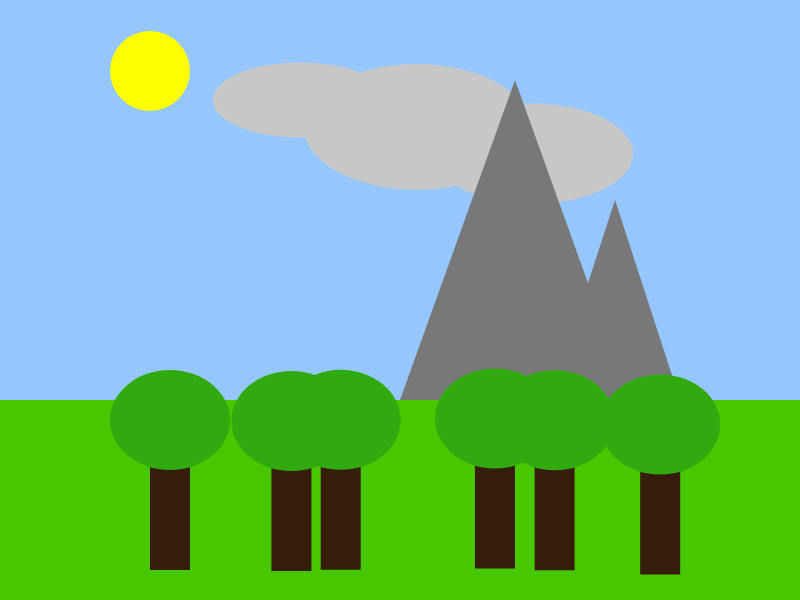
Frame 1 (no input)
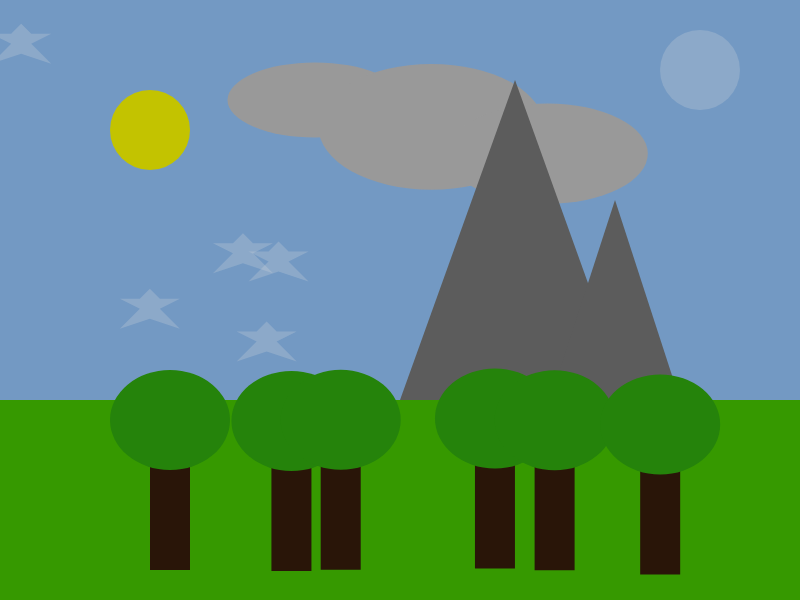
Frame 60 (no input)
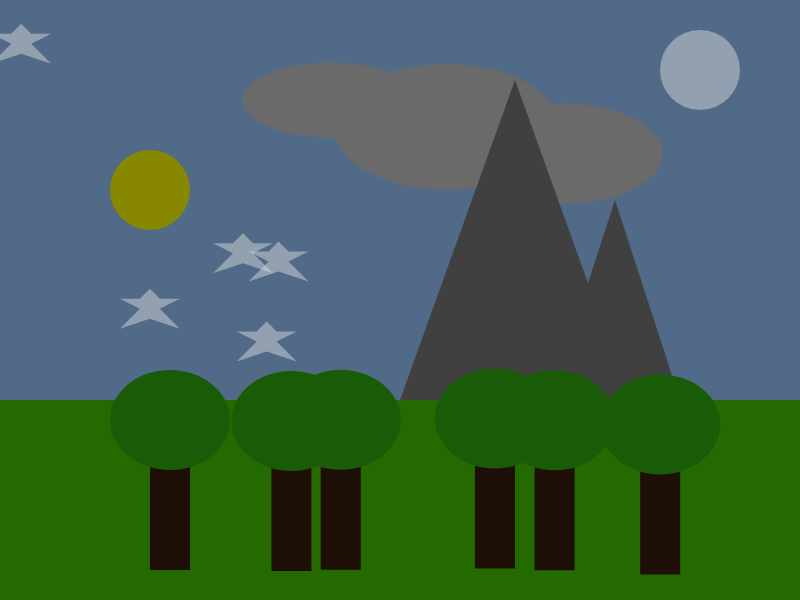
Frame 120 (the mouse pressed at the canvas centre since frame 60)

The p5.js sketch that drew these frames (run headless with seeded random() and noise() and a simulated clock; from frame 60 on, the mouse is pressed at the canvas centre):

// p5.js sketch
// ── sketch.js
const canopyOffset = 20;
var groundHeight;
var mountain1;
var mountain2;

var tree;
var forestRandValuesX;
var forestRandValuesY;

var starsRandValuesX;
var starsRandValuesY
var moon;
var sun;
var darkness;

var cloud;

function setup() {
	createCanvas(800, 600);
	//set the groundHeight proportional to the canvas size
	groundHeight = (height / 3) * 2;
	//NEW: add random x and y values for our little forest
	forestRandValuesX = [random(50, 150), random(150, 250), random(250, 350), random(350, 450), random(450, 500)];
	forestRandValuesY = [random(15, -5), random(15, -5), random(15, -5), random(15, -5), random(15, -5)];
	//NEW: make random values for stars
	starsRandValuesX = [random(0, 350), random(0, 350), random(0, 350), random(0, 350),random(0, 350)];
	starsRandValuesY = [random(0, groundHeight - 55), random(0, groundHeight - 55), random(0, groundHeight - 55), random(0, groundHeight - 55),random(0, groundHeight - 55)];
	//NEW: Make drifting clouds
	cloud = {
		x: 300,
		y: 100,
		offsetX: random(200, 300),
		offsetY: random(100,50),
		width: 175,
		height: 75,
		offsetScale: random(25,80)
	}
	//initalise the mountain objects with properties to help draw them to the canvas
	mountain1 = {
		x: 400,
		y: groundHeight,
		height: 320,
		width: 230
	};
	mountain2 = {
		x: 550,
		y: groundHeight,
		height: 200,
		width: 130
	};

	//initalise the tree object
	tree = {
		x: 150,
		y: groundHeight + 20,
		trunkWidth: 40,
		trunkHeight: 150,
		canopyWidth: 120,
		canopyHeight: 100
	};

	//initalise the sun 
	sun = {
		x: 150,
		y: 70,
		diameter: 80
	};

	//TASK: intialise a moon object with an extra property for brightness
	moon = {
		x: 700,
		y: 70,
		diameter: 80,
		brightness: 0
	}

	//set the initial darkness
	darkness = 0;
}



function draw() {
	//TASK: update the values for the moons brightness, the sun's position and the darkness.
	//You can either map this to the mouse's location (i.e. the futher left the mouse is the more daylight) 
	//or you can just change the values gradually over time.
	//NEW: make cloud x drift
	cloud.x+= .25;
	console.log('hello console');
	sun.y++;
	darkness = min(darkness + 1, 210);
	moon.brightness++;

	//draw the sky
	background(150, 200, 255);
	noStroke();

	//draw the sun
	fill(255, 255, 0);
	ellipse(sun.x, sun.y, sun.diameter);


	//draw the ground and make it green
	fill(70, 200, 0);
	rect(0, groundHeight, width, height - groundHeight);

	//NEW: Draw the clouds

	fill(200, 200, 200);
	ellipse(cloud.x, cloud.y, cloud.width, cloud.height);
	ellipse(cloud.x + cloud.offsetX/2, cloud.y + cloud.offsetY/2, cloud.width + cloud.offsetScale,cloud.height + cloud.offsetScale);
	ellipse(cloud.x + cloud.offsetX, cloud.y + cloud.offsetY, cloud.width + cloud.offsetScale/2,cloud.height + cloud.offsetScale/2);
	//draw the mountains
	fill(120);
	triangle(mountain1.x, mountain1.y,
		mountain1.x + mountain1.width, mountain1.y,
		mountain1.x + (mountain1.width / 2), mountain1.y - mountain1.height);

	triangle(mountain2.x, mountain2.y,
		mountain2.x + mountain2.width, mountain2.y,
		mountain2.x + (mountain2.width / 2), mountain2.y - mountain2.height);

	//TASK: You can draw the tree yourself

	fill(54, 28, 11);
	rect(tree.x, tree.y, tree.trunkWidth, tree.trunkHeight);
	rect(tree.x + forestRandValuesX[0], tree.y + forestRandValuesY[0], tree.trunkWidth, tree.trunkHeight);
	rect(tree.x + forestRandValuesX[1], tree.y + forestRandValuesY[1], tree.trunkWidth, tree.trunkHeight);
	rect(tree.x + forestRandValuesX[2], tree.y + forestRandValuesY[2], tree.trunkWidth, tree.trunkHeight);
	rect(tree.x + forestRandValuesX[3], tree.y + forestRandValuesY[3], tree.trunkWidth, tree.trunkHeight);
	rect(tree.x + forestRandValuesX[4], tree.y + forestRandValuesY[4], tree.trunkWidth, tree.trunkHeight);

	fill(48, 171, 14);
	ellipse(tree.x + canopyOffset, tree.y, tree.canopyWidth, tree.canopyHeight);
	ellipse(tree.x + canopyOffset + forestRandValuesX[0], tree.y + forestRandValuesY[0], tree.canopyWidth, tree.canopyHeight);
	ellipse(tree.x + canopyOffset + forestRandValuesX[1], tree.y + forestRandValuesY[1], tree.canopyWidth, tree.canopyHeight);
	ellipse(tree.x + canopyOffset + forestRandValuesX[2], tree.y + forestRandValuesY[2], tree.canopyWidth, tree.canopyHeight);
	ellipse(tree.x + canopyOffset + forestRandValuesX[3], tree.y + forestRandValuesY[3], tree.canopyWidth, tree.canopyHeight);
	ellipse(tree.x + canopyOffset + forestRandValuesX[4], tree.y + forestRandValuesY[4], tree.canopyWidth, tree.canopyHeight);

	//TASK: make the scene dark by drawing a rectangle that covers the whole canvas.
	fill(0, 0, 0, darkness);
	rect(0, 0, width, height);
	//Use the alpha value of fill to determine how dark to make it

	//TASK: you'll need to draw the moon too. Make sure you use brightness to adjust the colour
	fill(222, 222, 222, moon.brightness);
	ellipse(moon.x, moon.y, moon.diameter);
	//make drawing stars loop	
	for (let step = 0; step < 5; step++) {

		beginShape();
			
			vertex(starsRandValuesX[step], starsRandValuesY[step]);
			vertex(starsRandValuesX[step] + 10, starsRandValuesY[step] + 10);
			vertex(starsRandValuesX[step] + 30, starsRandValuesY[step] + 10);
			vertex(starsRandValuesX[step] + 10, starsRandValuesY[step] + 20);
			vertex(starsRandValuesX[step] + 30, starsRandValuesY[step] + 40);
			vertex(starsRandValuesX[step], starsRandValuesY[step] + 30);
			vertex(starsRandValuesX[step] - 30, starsRandValuesY[step] + 40);
			vertex(starsRandValuesX[step] - 10, starsRandValuesY[step] + 20);
			vertex(starsRandValuesX[step] - 30, starsRandValuesY[step] + 10);
			vertex(starsRandValuesX[step] - 10, starsRandValuesY[step] + 10);
			vertex(starsRandValuesX[step], starsRandValuesY[step]);
		
		endShape();
	}

}
